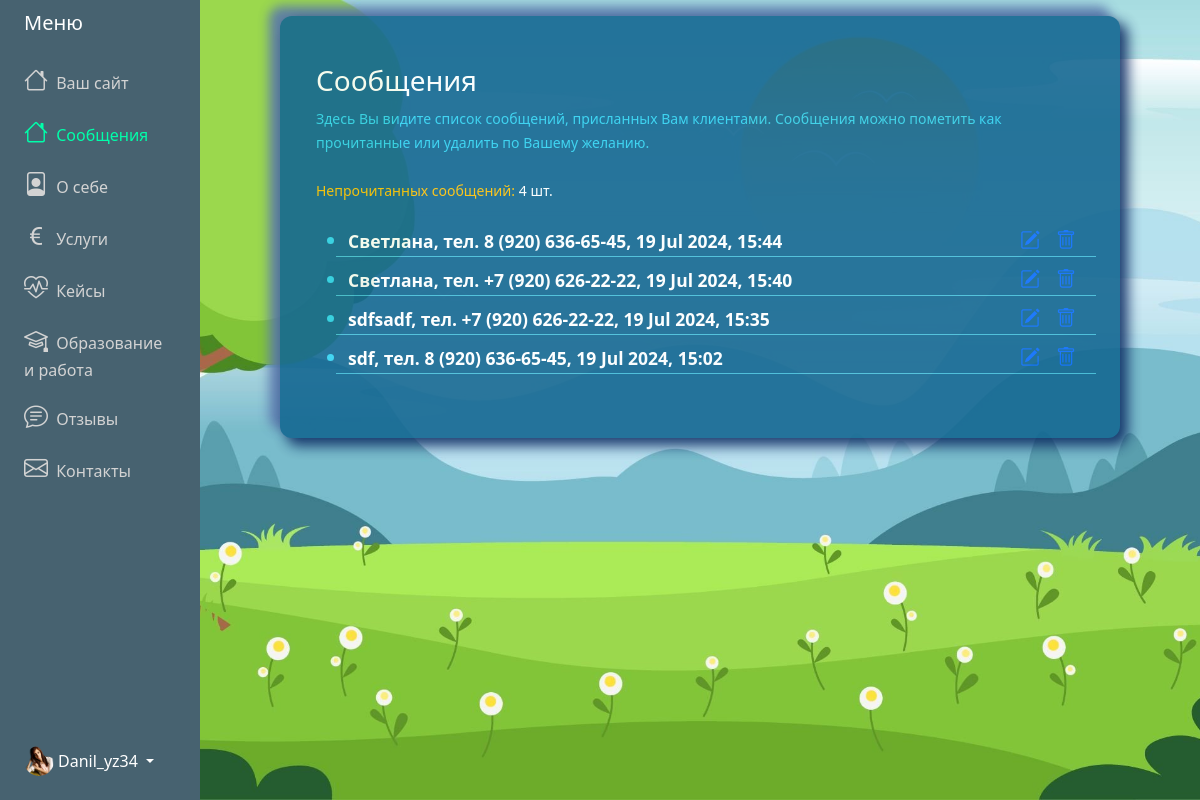
Before: /adminPanel/messages/ (signed in) with the older database file.
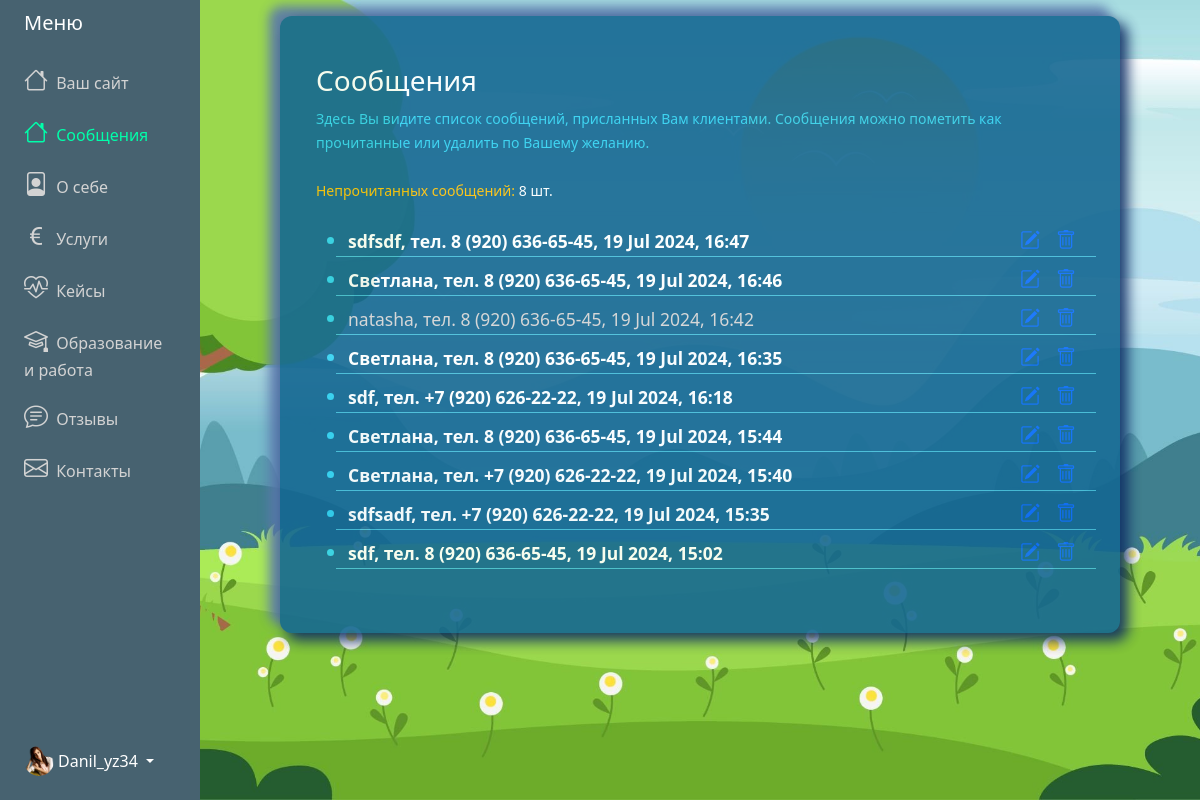
After: the same page with the newer database file.
### adminPanel/models.py (models this page shows, shortened)
class Message(models.Model):
    name = models.CharField('Имя', max_length=255, null=False, blank=False)
    phone = models.CharField('Номер телефона', max_length=255, null=False, blank=False)
    comment = models.TextField('Комментарий', null=True, blank=True)
    completed = models.BooleanField('Прочитано', default=False)
    created_at = models.DateTimeField('Получено', auto_now_add=True)
    user = models.ForeignKey(User, on_delete=models.CASCADE, null=True, blank=True)
    class Meta:
        ordering = ['completed']

### adminPanel/views.py (the view)
# urls.py: path('adminPanel/messages/', MessagesView.as_view(), name="messages"),
class MessagesView(LoginRequiredMixin,ListView):
    model = Message
    template_name = "adminPanel/messages.html"
    context_object_name = "posts"
    def get_context_data(self, **kwargs):
        context = super().get_context_data(**kwargs)
        context['posts'] = context['posts'].filter(user_id=self.request.user.id)
        context['title'] = 'Сообщения'
        context['active'] = 'messages'
        context['menu'] = request_menu(self.request)
        context['unread_count'] = Message.objects.filter(user_id=self.request.user.id, completed=False).count()
        return context
    def get_queryset(self):
        return Message.objects.all().order_by('-created_at')

### adminPanel/views.py (called while the page is built)
def request_menu(request):
    user_id = request.user.id  # Получаем id текущего пользователя
    menu = Menu.objects.filter(user_id=user_id).first()  # Используем user_id для фильтрации
    return menu

### adminPanel/templates/adminPanel/messages.html (shortened to what this page needs)
{% extends "adminPanel/base.html" %}
{% block content %}
<div class="container">
    <div id="innerPage">
        <div class="row align-items-center justify-content-center">
            <div class="col-12 text-white p-5">
                <div class="lead">
                    <h3>Сообщения</h3>
                    <p class="fs-6 mb-4">
                        <small class="label-color">Здесь Вы видите список сообщений, присланных Вам клиентами. Сообщения можно пометить как прочитанные или удалить по Вашему желанию.</small>
                    </p>
                    <p class="fs-6 mb-4">
                        <small class="text-warning">Непрочитанных сообщений: </small> <small>{{unread_count}} шт.</small>
                    </p>
                </div>
                {% if posts %}
                <ul class="categories">
                    {% for post in posts %}
                    <li class="label-color fs-5">
                        <div class="row mt-2" style="border-bottom: 1px solid #45bdd9;">
                            <div class="col-9">
                                <a href="{% url 'update-message' post.id %}" {% if post.completed == 0 %} style="text-decoration: none;color: #ffffff;font-weight: bold;" {% else %} style="text-decoration: none;color: #d4d4d4;" {% endif %}>
                                    <small>{{ post.name }}, тел. {{ post.phone}}, {{post.created_at|date:"d M Y, H:i"}}</small>
                                </a>
                            </div>
                            <div class="task-controls col-3 card-text d-flex">
                                <a class="edit px-2 ms-auto" href="{% url 'update-message' post.id %}">
                                    <i class="bi bi-pencil-square"></i></a>
                                <a class="edit px-2" href="{% url 'delete-message' post.id %}"><i class="bi bi-trash"></i></a>
                            </div>
                        </div>
                    </li>
                    {%endfor%}
                </ul>
                {% else %}
                <p class="text-center"> Список пуст!
                </p>
                {% endif %}
            </div>
        </div>
    </div>
</div>
{% endblock content %}

Changed rows visible on the page:
added Message: name "sdfsdf", phone "8 (920) 636-65-45", created_at "19 Jul 2024, 16:47"
added Message: name "Светлана", phone "8 (920) 636-65-45", created_at "19 Jul 2024, 16:46"
added Message: name "natasha", phone "8 (920) 636-65-45", created_at "19 Jul 2024, 16:42", completed True (drawn)
added Message: name "Светлана", phone "8 (920) 636-65-45", created_at "19 Jul 2024, 16:35"
added Message: name "sdf", phone "+7 (920) 626-22-22", created_at "19 Jul 2024, 16:18"
Other visible differences:
{{ unread_count }}: "4" → "8"
